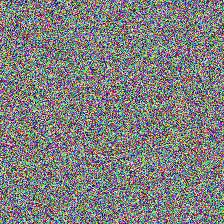
%> input picture test_image.jpg, 224 x 224 px
$ octave --eval "result = apply_laplacian_sharpening(imread('test_image.jpg'));"   (GNU Octave 9; MATLAB toolbox functions it lacks are replaced by stand-ins)
%> lines starting %> are read from the running program, lines starting %| are printed output that depends on the picture
function sharpened_image = apply_laplacian_sharpening(image)
  % This function applies a Laplacian kernel for image sharpening.
  % Sharpening enhances fine details and edges.
  % image: Input image.

  % MANDATORY: Load the image package as it contains 'imbinarize'
  pkg load image;

  % Ensure the image is in double format for calculations
  img_double = im2double(image);

  % Define the Laplacian kernel (a common 3x3 mask)
  % This kernel highlights sudden changes (edges).
  laplacian_kernel = [0 1 0; 1 -4 1; 0 1 0];

  % Process the image channel by channel
  if size(image, 3) == 3
      laplacian_output = zeros(size(img_double));
      for i = 1:3
          % Apply the convolution
          laplacian_output(:,:,i) = filter2(laplacian_kernel, img_double(:,:,i), 'same');
      end
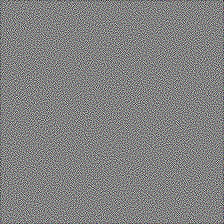
%> laplacian_output: size 224x224x3 double; mean R, G, B -0.0089, -0.00884, -0.00877; drawn with min black and max white
  else
      % Grayscale image
      laplacian_output = filter2(laplacian_kernel, img_double, 'same');
  end

  % Sharpening step: sharpened = original - laplacian_output
  % Subtracting the Laplacian output restores the background while emphasizing edges.
  sharpened_image_double = img_double - laplacian_output;
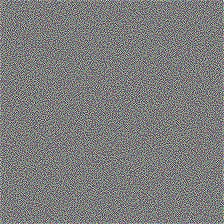
%> sharpened_image_double: size 224x224x3 double; mean R, G, B 0.509, 0.509, 0.508; drawn with min black and max white

  % Clip pixel values and convert back to uint8
  sharpened_image_double(sharpened_image_double < 0) = 0;
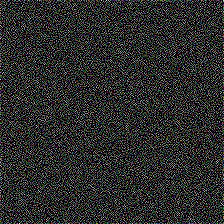
%> sharpened_image_double: size 224x224x3 double; mean R, G, B 0.738, 0.743, 0.736; drawn with min black and max white
  sharpened_image_double(sharpened_image_double > 1) = 1;
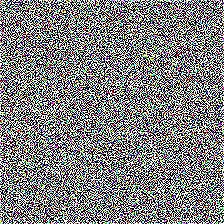
%> sharpened_image_double: size 224x224x3 double; mean R, G, B 0.504, 0.503, 0.503
  sharpened_image = im2uint8(sharpened_image_double);

end

$ run again, on test_img.jpg
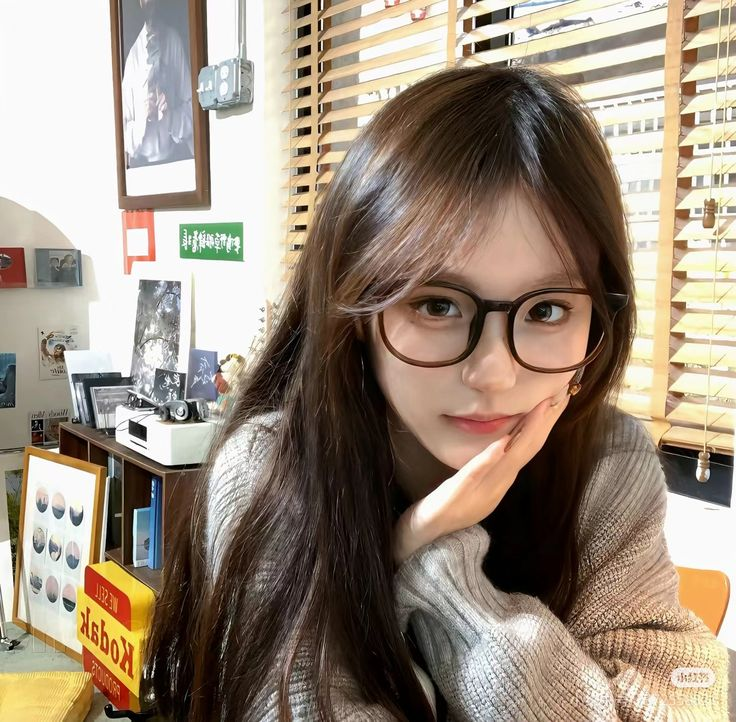
%> input picture test_img.jpg, 736 x 722 px
%> after the loop in apply_laplacian_sharpening, `for i = 1:3`:
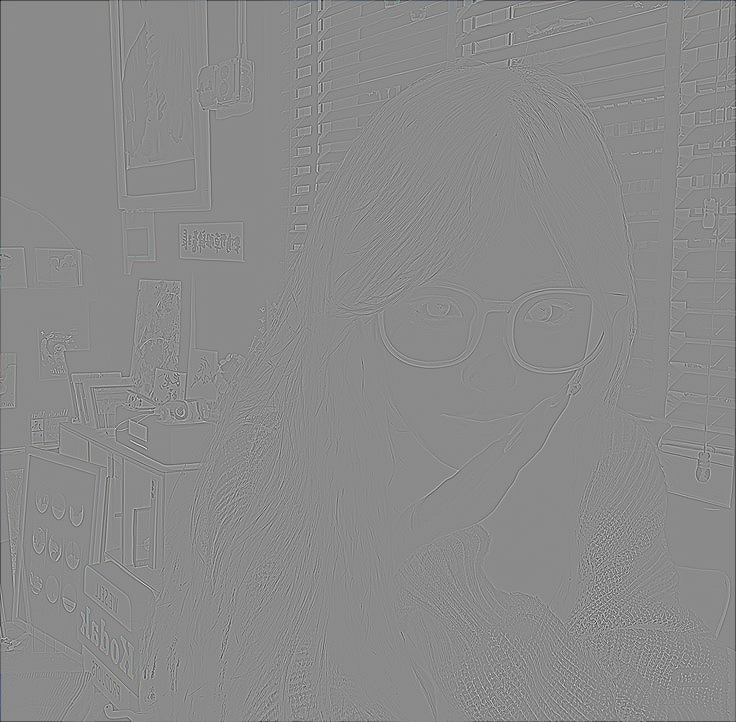
%> laplacian_output: size 722x736x3 double; mean R, G, B -0.00407, -0.00389, -0.00353; drawn with min black and max white
%> in apply_laplacian_sharpening, `sharpened_image_double(sharpened_image_double > 1) = 1;`:
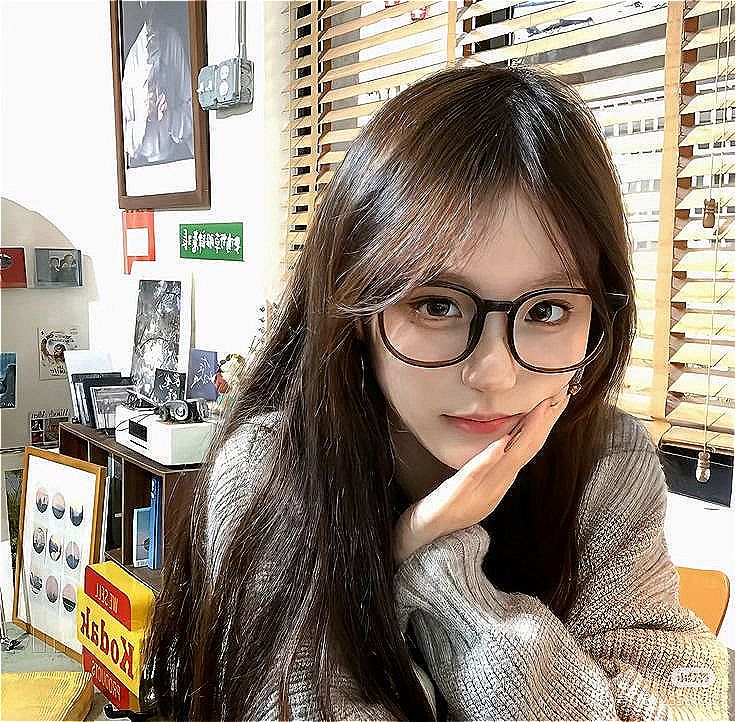
%> sharpened_image_double: size 722x736x3 double; mean R, G, B 0.601, 0.55, 0.495

$ run again, on test_img1.jpg
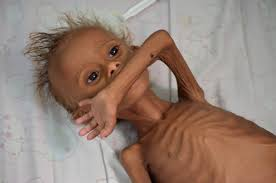
%> input picture test_img1.jpg, 276 x 183 px
%> after the loop in apply_laplacian_sharpening, `for i = 1:3`:
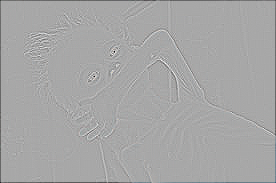
%> laplacian_output: size 183x276x3 double; mean R, G, B -0.0112, -0.0104, -0.01; drawn with min black and max white
%> in apply_laplacian_sharpening, `sharpened_image_double(sharpened_image_double > 1) = 1;`:
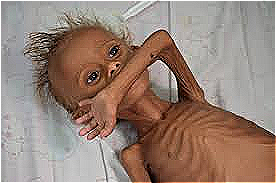
%> sharpened_image_double: size 183x276x3 double; mean R, G, B 0.598, 0.515, 0.47
